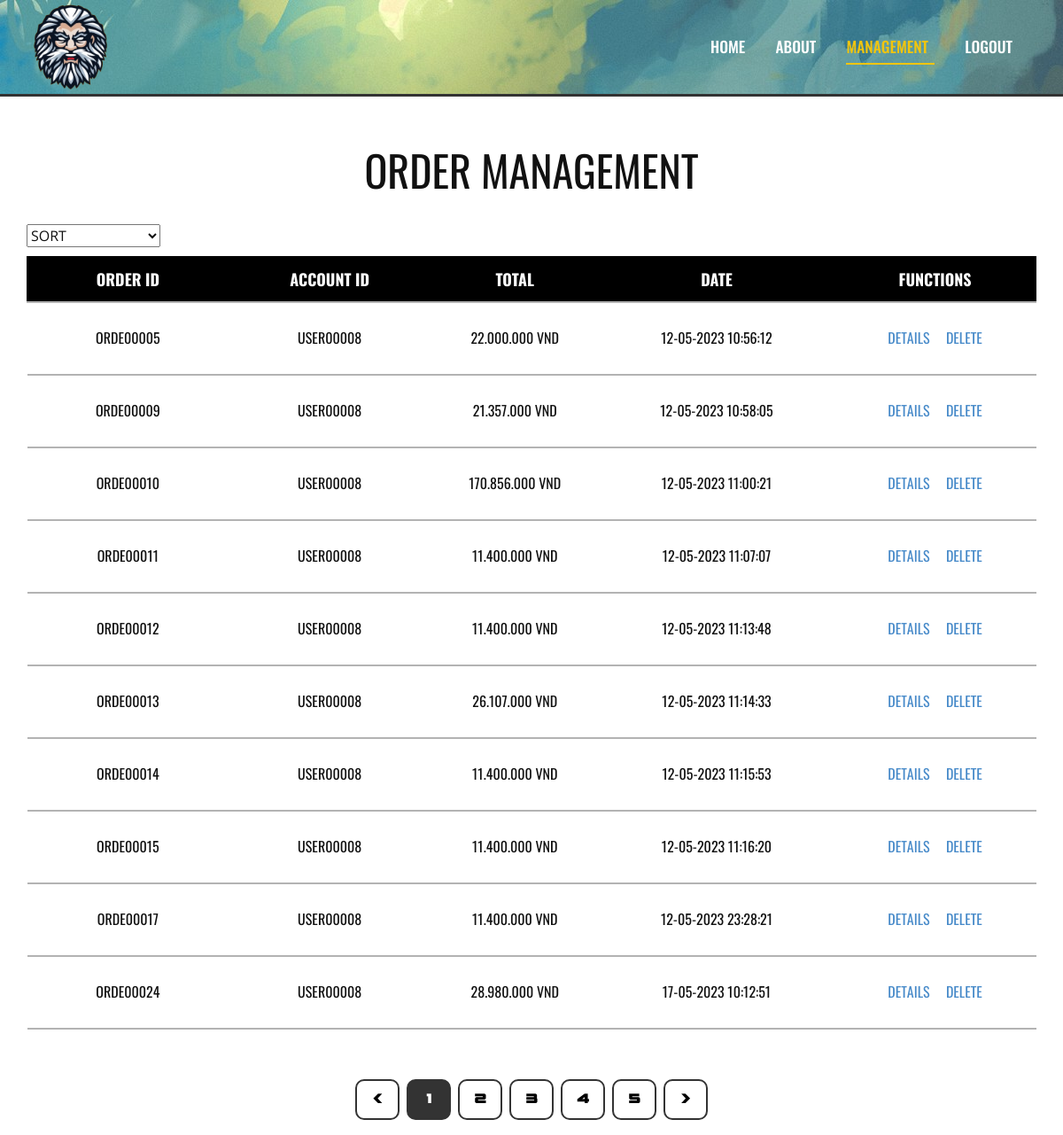
Page /Admin/ordermanagement.php (signed in) on the committed database.
### tables this page shows
CREATE TABLE `orders` (
  `IdOrder` char(20) NOT NULL,
  `IdAcc` char(20) NOT NULL,
  `Date` datetime NOT NULL,
  `Total` double DEFAULT 0,
  `Delivery` varchar(20) NOT NULL DEFAULT 'IN PROGRESS',
  `Payment` varchar(20) NOT NULL DEFAULT 'NONE',
  `Address` char(100) DEFAULT NULL,
  `Name` char(50) DEFAULT NULL,
  `PhoneNumber` char(11) DEFAULT NULL
);

### Class/Orders.php (called while the page is built, shortened)
<?php
    Class Orders{
        private $idorder;
        private $idacc;
        private $date;
        private $total;
        public function __construct( ?string $idorder = null,?string $idacc = null,?float $total=0,?string $name=null,?string $phonenumber=null,?string $address=null) {
            $this->idorder=$idorder;
            $this->idacc = $idacc;
            $this->date=date("Y-m-d H:i:s");
            $this->total=$total;
        }
        public function setDate($date)
        {
            $this->date=$date;
        }
        public function getIdOrder()
        {
            return $this->idorder;
        }
        public function getIdAcc()
        {
            return $this->idacc;
        }
        public function getDate()
        {
            return $this->date;
        }
        public function getTotal()
        {
            return $this->total;
        }
        public static function getTotalOrder($search)
        {
            try{
                $sql="Select count(*) as `total` from orders";
                $stmt=Database::$pdo->prepare($sql);
                $stmt->execute();
                $data=$stmt->fetchAll(PDO::FETCH_ASSOC);
                if(empty($data))
                    echo '<script>alert("There was no data in database'.$sql.'")</script>';
                else
                    return $data[0];
            }
            catch(PDOException $ex)
            {
                echo '<script>alert("'.$ex->getMessage().'")</script>';
            }
        }
        public function getOrdersPerPage($offset,$limit,$search)
        {
            try{
                $sql="Select idorder,idacc,total,date from orders";
                $sql.=" where `orders`.delivery!='IN PROGRESS'";
                $sql.=" LIMIT :limit OFFSET :offset";
                $stmt=Database::$pdo->prepare($sql);
                $stmt->bindParam(':limit',$limit,PDO::PARAM_INT);
                $stmt->bindParam(':offset',$offset,PDO::PARAM_INT);
                $stmt->execute();
                $data=$stmt->fetchAll(PDO::FETCH_ASSOC);
                if(empty($data))
                    echo '<script>alert("There was no data in database")</script>';
                else
                {
                    $listorder=array();
                    foreach($data as $item)
                    {
                        $order=new Orders($item['idorder'],$item['idacc'],$item['total'],null,null,null);
                        $order->setDate($item['date']);
                        $listorder[]=$order;
                    }
                    return $listorder;
                }
            }
            catch(PDOException $ex)
            {
                echo '<script>alert("'.$ex->getMessage().$sql.'")</script>';
            }
        }
    }

### Admin/ordermanagement.php (the view, shortened to what this page needs)
<?php
    require '../include/header_admin.php';
    $order =new Orders();
    $page=$_GET['page']??1;
    $sort=$_GET['sort']??"";
    $product_per_page=10;
    $link='?';
    $total=Orders::getTotalOrder($sort);
    $totalpages=ceil($total['total']/$product_per_page);
    $limit=$product_per_page;
    $offset=($page-1)*$product_per_page;
    $orderlist=$order->getOrdersPerPage($offset,$limit,$sort);
    $location="../Admin/ordermanagement.php";
?>
<link rel="stylesheet" href="../Style/OrderManagement.css" media="screen">
<section class="u-align-center u-clearfix u-white u-section-1" id="carousel_fe34">
<div class="u-clearfix u-sheet u-sheet-1">
    <h1 class="u-custom-font u-font-oswald u-text u-text-1">ORDER MANAGEMENT</h1>
    <div class="u-expanded-width u-table u-table-responsive u-table-1">
        <div style="float:left;margin-bottom:10px">
            <form enctype="multipart/form-data" method="get">
                <select id="sort" name="sort" onchange="this.form.submit();">
                    <option  value="">SORT</option>
                </select>
            </form>
        </div>
        <table class="u-table-entity">
            <colgroup>
                <col width="20%">
                <col width="20%">
                <col width="16.7%">
                <col width="23.3%">
                <col width="20%">
            </colgroup>
            <thead class="u-align-center u-black u-custom-font u-font-oswald u-table-header u-table-header-1">
                <tr style="height: 51px;">
                    <th class="u-border-1 u-border-black u-table-cell">ORDER ID</th>
                    <th class="u-border-1 u-border-black u-table-cell">ACCOUNT ID</th>
                    <th class="u-border-1 u-border-black u-table-cell">TOTAL</th>
                    <th class="u-border-1 u-border-black u-table-cell">DATE</th>
                    <th class="u-border-1 u-border-black u-table-cell">FUNCTIONS</th>
                </tr>
            </thead>
            <tbody class="u-align-center u-custom-font u-font-oswald u-table-body u-table-body-1">
                <?php if(!empty($orderlist)){ foreach($orderlist as $order){ ?>
                <tr style="height: 82px;">
                    <td class="u-border-2 u-border-grey-30 u-border-no-left u-border-no-right u-table-cell"><?=$order->getIdOrder()?></td>
                    <td class="u-border-2 u-border-grey-30 u-border-no-left u-border-no-right u-table-cell"><?=$order->getIdAcc()?></td>
                    <td class="u-border-2 u-border-grey-30 u-border-no-left u-border-no-right u-table-cell"><?=number_format($order->getTotal(),0,',','.')?> VND</td>
                    <td class="u-border-2 u-border-grey-30 u-border-no-left u-border-no-right u-table-cell"><?php echo date('d-m-Y H:i:s', strtotime($order->getDate()));?></td>
                    <td class="u-border-2 u-border-grey-30 u-border-no-left u-border-no-right u-table-cell">
                        <a href="../Admin/orderdetails.php?id=<?=$order->getIdOrder()?>">DETAILS</a>&nbsp;&nbsp;&nbsp;&nbsp;
                        <a>
                            <form method="post" style="all:unset">
                                <input style="border:unset;background-color:unset;cursor: pointer;padding:0px" value="DELETE" type="submit" name="delete"></input>
                            </form>
                        </a>
                    </td>
                </tr>
                <?php }}?>
            </tbody>
        </table>
    </div>
</div>
</section>
<?php if(isset($totalpages)&&$totalpages>1){?>
    <div style="text-align: center;" >
        <div class="pagination u-custom-font u-font-spy-agency">
            <a href="<?php  if(!isset($_GET['page'])||$_GET['page']==1)
                                echo '';
                            else
                                echo $location.$link.'page='.(($_GET['page'])-1) ?>">
            <</a>
            <?php for($i=1;$i<=$totalpages;$i++){ ?>
                <a <?php if((!isset($_GET['page'])&&$i==1)||(isset($_GET['page'])&&$_GET['page']==$i)) echo'class="active"'?> href="<?=$location.$link.'page='.$i ?>"><?=$i?></a>
            <?php }?>
            <a href="<?php if(!isset($_GET['page']))echo $location.$link.'page=2';else if($_GET['page']==$totalpages) echo ""; else echo $location.$link.'page='.($_GET['page']+1) ?>">></a>
        </div>
    </div>
<?php } ?>

### Style/OrderManagement.css (style rules this page uses)
.pagination a { color: black; float: left; padding: 8px 16px; text-decoration: none; transition: background-color .3s; border: 2px solid #333333; background-color: #ffffff; margin: 0 4px; border-radius: 10px; width: 50px; }
.pagination a.active { background-color: #333333; color: white; border-radius: 10px; width: 50px; }
.u-section-1 { background-image: none; }
.u-section-1 .u-sheet-1 { min-height: 584px; }
.u-section-1 .u-text-1 { width: 598px; font-weight: normal; font-size: 3rem; margin: 57px auto 0; }
.u-section-1 .u-table-1 { margin-top: 34px; margin-bottom: 56px; }
.u-section-1 .u-table-header-1 { background-image: none; font-weight: 700; font-size: 1.125rem; }
.u-section-1 .u-table-body-1 { font-size: 1rem; }

### rows in the picture
orders: IdOrder "ORDE00005", IdAcc "USER00008", Total "22.000.000", Date "12-05-2023 10:56:12"
orders: IdOrder "ORDE00009", IdAcc "USER00008", Total "21.357.000", Date "12-05-2023 10:58:05"
orders: IdOrder "ORDE00010", IdAcc "USER00008", Total "170.856.000", Date "12-05-2023 11:00:21"
orders: IdOrder "ORDE00011", IdAcc "USER00008", Total "11.400.000", Date "12-05-2023 11:07:07"
orders: IdOrder "ORDE00012", IdAcc "USER00008", Total "11.400.000", Date "12-05-2023 11:13:48"
orders: IdOrder "ORDE00013", IdAcc "USER00008", Total "26.107.000", Date "12-05-2023 11:14:33"
orders: IdOrder "ORDE00014", IdAcc "USER00008", Total "11.400.000", Date "12-05-2023 11:15:53"
orders: IdOrder "ORDE00015", IdAcc "USER00008", Total "11.400.000", Date "12-05-2023 11:16:20"
orders: IdOrder "ORDE00017", IdAcc "USER00008", Total "11.400.000", Date "12-05-2023 23:28:21"
orders: IdOrder "ORDE00024", IdAcc "USER00008", Total "28.980.000", Date "17-05-2023 10:12:51"
